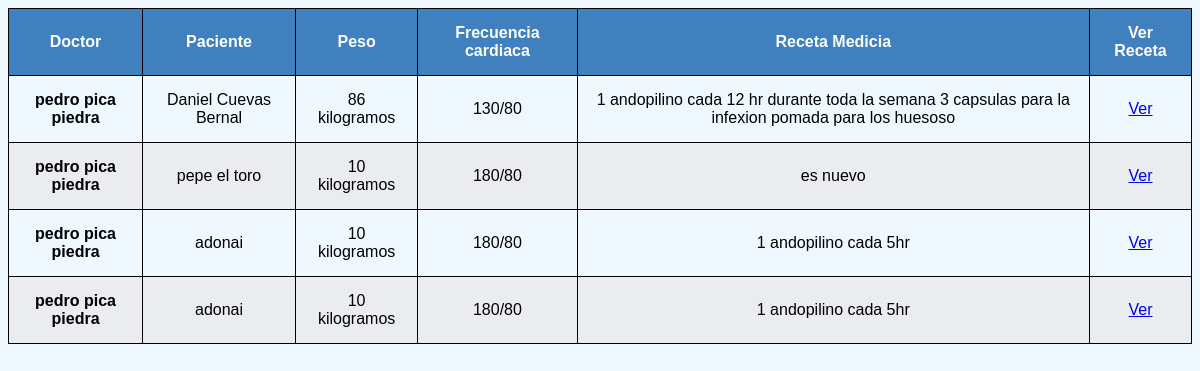
The page /historial/historialPaciente.php (signed in) on the database its author committed.
### tables this page shows
CREATE TABLE `historial` (
  `id_receta` int(11) DEFAULT NULL,
  `id_doctor` int(11) DEFAULT NULL,
  `id_paciente` int(11) DEFAULT NULL,
  `nombreDoctor` varchar(20) DEFAULT NULL,
  `maternoDoctor` varchar(10) DEFAULT NULL,
  `paternoDoctor` varchar(10) DEFAULT NULL,
  `paciente` varchar(40) DEFAULT NULL,
  `fecha` timestamp NOT NULL DEFAULT CURRENT_TIMESTAMP ON UPDATE CURRENT_TIMESTAMP,
  `edad` int(11) DEFAULT NULL,
  `peso` int(11) DEFAULT NULL,
  `talla` int(11) DEFAULT NULL,
  `ta` varchar(8) DEFAULT NULL,
  `fe` varchar(8) DEFAULT NULL,
  `temp` int(11) DEFAULT NULL,
  `receta` text
);

### historial/historialPaciente.php (the view, shortened to what this page needs)
<?php
    include "../conexion.php";
    $usuario = $_SESSION['usuario'];
    $query = "SELECT * FROM paciente where correo = '$usuario'";
    $resultado = mysqli_query($conexion,$query);
    if(!$resultado){
        echo "error";
    }
    else{
        $row = mysqli_fetch_array($resultado);
        $id = $row['id_paciente'];
    }
?>
<link rel="stylesheet" href="tabla.css">
<div>
    <table>
        <thead>
            <tr>
                <th>Doctor  </th>
                <th>Paciente  </th>
                <th>Peso  </th>
                <th>Frecuencia cardiaca  </th>
                <th>Receta Medicia</th>
                <th>Ver Receta</th>
            </tr>
        </thead>
        <tbody>
            <?php
                $consulta = "SELECT * FROM `historial` WHERE `id_paciente`='$id'
                order by id_receta desc";
                $respuesta = mysqli_query($conexion,$consulta);
                $encuentra=mysqli_num_rows($resultado);
                if($encuentra == 0){
                    echo "<h1>Aun no te an diagnosticado <h1>";
                }
                else{
                    while($fila = mysqli_fetch_array($respuesta)){?>
                        <tr>
                            <th> <?php echo $fila['nombreDoctor']." ".$fila['maternoDoctor']." ".$fila['paternoDoctor']?> </th>
                            <td> <?php echo $fila['paciente']?></td>
                            <td> <?php echo $fila['peso']." kilogramos"?></td>
                            <td> <?php echo $fila['ta']?></td>
                            <td> <?php echo $fila['receta']?></td>
                            <td><a href="./verReceta.php">Ver</a></td>
                        </tr>
                    <?php }}?>
        </tbody>
    </table>
</div>

### historial/tabla.css (style rules this page uses)
table { border-collapse: collapse; }
thead { background-color:hsl(210, 50%, 50%); color: white }
th, td { border: 1px solid black; margin: 10px; padding: 15px; text-align: center; }
tr:nth-child(even) { background-color: rgba(231, 231, 231, 0.657); }

### rows shown on the page
historial: nombreDoctor "pedro", maternoDoctor "pica", paternoDoctor "piedra", paciente "Daniel Cuevas Bernal", peso "86", ta "130/80", receta "1 andopilino cada 12 hr durante toda la semana 3 capsulas para la infexion pomada para los huesoso"
historial: nombreDoctor "pedro", maternoDoctor "pica", paternoDoctor "piedra", paciente "pepe el toro", peso "10", ta "180/80", receta "es nuevo"
historial: nombreDoctor "pedro", maternoDoctor "pica", paternoDoctor "piedra", paciente "adonai", peso "10", ta "180/80", receta "1 andopilino cada 5hr"
historial: nombreDoctor "pedro", maternoDoctor "pica", paternoDoctor "piedra", paciente "adonai", peso "10", ta "180/80", receta "1 andopilino cada 5hr"
